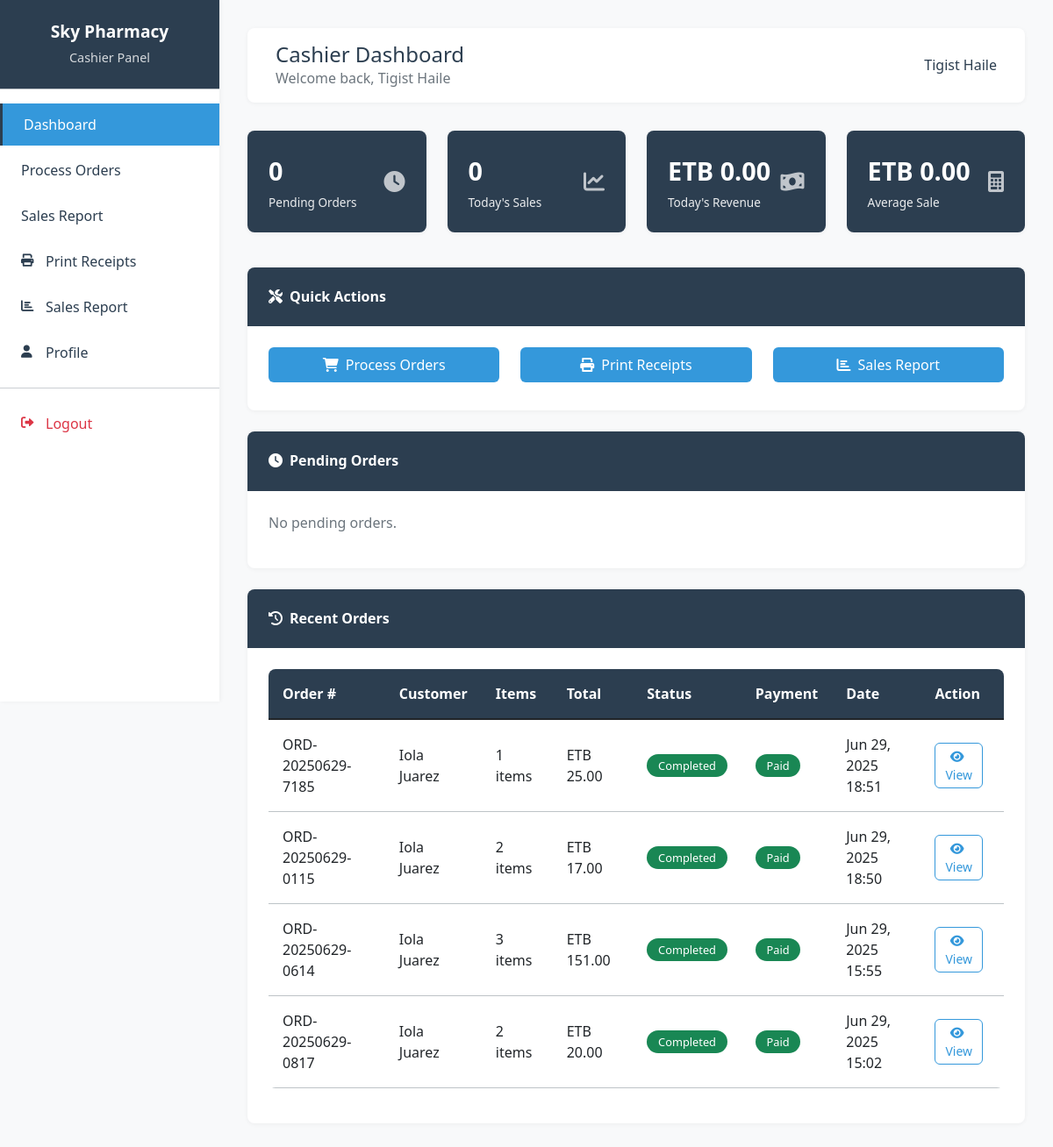
The page /cashier/dashboard.php (signed in) on the database its author committed.
### tables this page shows
CREATE TABLE `users` (
  `id` int(11) NOT NULL,
  `username` varchar(50) NOT NULL,
  `email` varchar(100) NOT NULL,
  `password_hash` varchar(255) NOT NULL,
  `full_name` varchar(100) NOT NULL,
  `role` enum('admin','pharmacist','cashier','customer') NOT NULL DEFAULT 'customer',
  `phone` varchar(20) DEFAULT NULL,
  `address` text DEFAULT NULL,
  `created_at` timestamp NOT NULL DEFAULT current_timestamp(),
  `updated_at` timestamp NOT NULL DEFAULT current_timestamp() ON UPDATE current_timestamp(),
  `is_active` tinyint(1) DEFAULT 1
);

CREATE TABLE `orders` (
  `id` int(11) NOT NULL,
  `customer_id` int(11) NOT NULL,
  `order_number` varchar(50) NOT NULL,
  `total_amount` decimal(10,2) NOT NULL,
  `status` enum('pending','confirmed','processing','ready','completed','cancelled') DEFAULT 'pending',
  `payment_status` enum('pending','paid','failed') DEFAULT 'pending',
  `payment_method` enum('cash','card','mobile_money') DEFAULT 'cash',
  `cashier_id` int(11) DEFAULT NULL,
  `created_at` timestamp NOT NULL DEFAULT current_timestamp(),
  `updated_at` timestamp NOT NULL DEFAULT current_timestamp() ON UPDATE current_timestamp()
);

### classes/Auth.php (called while the page is built, shortened)
<?php
require_once __DIR__ . '/../config/database.php';
class Auth {
    private $conn;
    public function __construct() {
        $database = new Database();
        $this->conn = $database->getConnection();
    }
    public function isLoggedIn() {
        return isset($_SESSION['logged_in']) && $_SESSION['logged_in'] === true;
    }
    public function getCurrentUser() {
        try {
            $query = "SELECT id, username, email, full_name, role, phone, address, is_active, created_at
                      FROM users WHERE id = :user_id";
            $stmt = $this->conn->prepare($query);
            $stmt->bindParam(':user_id', $_SESSION['user_id']);
            $stmt->execute();
            return $stmt->fetch(PDO::FETCH_ASSOC);
        } catch (PDOException $e) {
            return [
                'id' => $_SESSION['user_id'],
                'username' => $_SESSION['username'],
                'full_name' => $_SESSION['full_name'],
                'role' => $_SESSION['role']
            ];
        }
    }
}
?>

### config/database.php (called while the page is built, shortened)
<?php
class Database {
    private $host = 'localhost';
    private $db_name = 'sky_pharmacy';
    private $username = 'root';
    private $password = '';
    public function getConnection() {
        $this->conn = null;
        try {
            $this->conn = new PDO(
                "mysql:host=" . $this->host . ";dbname=" . $this->db_name,
                $this->username,
                $this->password
            );
            $this->conn->setAttribute(PDO::ATTR_ERRMODE, PDO::ERRMODE_EXCEPTION);
        } catch(PDOException $exception) {
            echo "Connection error: " . $exception->getMessage();
        }
        return $this->conn;
    }
}
?>

### classes/Order.php (called while the page is built, shortened)
<?php
require_once __DIR__ . '/../config/database.php';
class Order
{
    private $conn;
    public function __construct()
    {
        $database = new Database();
        $this->conn = $database->getConnection();
    }
    public function getAllOrders($status = null, $limit = 50, $offset = 0)
    {
        try {
            $where_conditions = [];
            $params = [];
            if ($status) {
                $where_conditions[] = "o.status = :status";
                $params[':status'] = $status;
            }
            $where_clause = !empty($where_conditions) ? 'WHERE ' . implode(' AND ', $where_conditions) : '';
            $query = "SELECT o.*, u.full_name as customer_name, u.phone as customer_phone,
                      COUNT(oi.id) as item_count
                      FROM orders o
                      JOIN users u ON o.customer_id = u.id
                      LEFT JOIN order_items oi ON o.id = oi.order_id
                      $where_clause
                      GROUP BY o.id
                      ORDER BY o.created_at DESC
                      LIMIT :limit OFFSET :offset";
            $stmt = $this->conn->prepare($query);
            $stmt->bindParam(':limit', $limit, PDO::PARAM_INT);
            $stmt->bindParam(':offset', $offset, PDO::PARAM_INT);
            foreach ($params as $key => $value) {
                $stmt->bindValue($key, $value);
            }
            $stmt->execute();
            return $stmt->fetchAll(PDO::FETCH_ASSOC);
        } catch (PDOException $e) {
            return ['error' => $e->getMessage()];
        }
    }
    public function getSalesReport($start_date = null, $end_date = null)
    {
        try {
            $where_conditions = [];
            $params = [];
            if ($start_date) {
                $where_conditions[] = "s.created_at >= :start_date";
                $params[':start_date'] = $start_date;
            }
            if ($end_date) {
                $where_conditions[] = "s.created_at <= :end_date";
                $params[':end_date'] = $end_date . ' 23:59:59';
            }
            $where_clause = !empty($where_conditions) ? 'WHERE ' . implode(' AND ', $where_conditions) : '';
            $query = "SELECT
                        COUNT(s.id) as total_sales,
                        SUM(s.final_amount) as total_revenue,
                        SUM(s.tax_amount) as total_tax,
                        SUM(s.discount_amount) as total_discount,
                        AVG(s.final_amount) as average_sale
                      FROM sales s
                      $where_clause";
            $stmt = $this->conn->prepare($query);
            foreach ($params as $key => $value) {
                $stmt->bindValue($key, $value);
            }
            $stmt->execute();
            return $stmt->fetch(PDO::FETCH_ASSOC);
        } catch (PDOException $e) {
            return ['error' => $e->getMessage()];
        }
    }
}

### cashier/dashboard.php (the view, shortened to what this page needs)
<?php
require_once '../classes/Auth.php';
require_once '../classes/Order.php';
$auth = new Auth();
$auth->requireRole('cashier');
$user = $auth->getCurrentUser();
$order = new Order();
$pending_orders = $order->getAllOrders('pending');
$today_sales = $order->getSalesReport(date('Y-m-d'), date('Y-m-d'));
$recent_orders = $order->getAllOrders(null, 10);
?>
<!DOCTYPE html>
<html lang="en">
<head>
    <link href="https://cdn.jsdelivr.net/npm/bootstrap@5.1.3/dist/css/bootstrap.min.css" rel="stylesheet">
    <link href="https://cdnjs.cloudflare.com/ajax/libs/font-awesome/6.0.0/css/all.min.css" rel="stylesheet">
    <link href="../assets/css/style.css" rel="stylesheet">
</head>
<body>
    <div class="sidebar">
        <div class="sidebar-header">
            <h4>Sky Pharmacy</h4>
            <p>Cashier Panel</p>
        </div>
        <nav class="sidebar-menu">
            <a href="dashboard.php" class="nav-link active">
                Dashboard
            </a>
            <a href="process_orders.php" class="nav-link">
                Process Orders
            </a>
            <a href="sales_report.php" class="nav-link">
                Sales Report
            </a>
            <a href="print_receipts.php" class="nav-link">
                <i class="fas fa-print"></i>Print Receipts
            </a>
            <a href="sales_report.php" class="nav-link">
                <i class="fas fa-chart-bar"></i>Sales Report
            </a>
            <a href="profile.php" class="nav-link">
                <i class="fas fa-user"></i>Profile
            </a>
            <hr class="my-3">
            <a href="../logout.php" class="nav-link text-danger">
                <i class="fas fa-sign-out-alt"></i>Logout
            </a>
        </nav>
    </div>
    <div class="main-content">
        <div class="top-nav">
            <div class="d-flex justify-content-between align-items-center">
                <div>
                    <h4 class="mb-0">Cashier Dashboard</h4>
                    <p class="mb-0 text-muted">Welcome back, <?php echo htmlspecialchars($user['full_name']); ?></p>
                </div>
                <div class="user-info">
                    <span class="user-name"><?php echo htmlspecialchars($user['full_name']); ?></span>
                </div>
            </div>
        </div>
        <div class="row mb-4">
            <div class="col-md-3">
                <div class="stat-card">
                    <div class="d-flex justify-content-between align-items-center">
                        <div>
                            <div class="stat-number"><?php echo count($pending_orders); ?></div>
                            <div class="stat-label">Pending Orders</div>
                        </div>
                        <i class="fas fa-clock stat-icon"></i>
                    </div>
                </div>
            </div>
            <div class="col-md-3">
                <div class="stat-card">
                    <div class="d-flex justify-content-between align-items-center">
                        <div>
                            <div class="stat-number"><?php echo $today_sales['total_sales'] ?? 0; ?></div>
                            <div class="stat-label">Today's Sales</div>
                        </div>
                        <i class="fas fa-chart-line stat-icon"></i>
                    </div>
                </div>
            </div>
            <div class="col-md-3">
                <div class="stat-card">
                    <div class="d-flex justify-content-between align-items-center">
                        <div>
                            <div class="stat-number">ETB <?php echo number_format($today_sales['total_revenue'] ?? 0, 2); ?></div>
                            <div class="stat-label">Today's Revenue</div>
                        </div>
                        <i class="fas fa-money-bill-wave stat-icon"></i>
                    </div>
                </div>
            </div>
            <div class="col-md-3">
                <div class="stat-card">
                    <div class="d-flex justify-content-between align-items-center">
                        <div>
                            <div class="stat-number">ETB <?php echo number_format($today_sales['average_sale'] ?? 0, 2); ?></div>
                            <div class="stat-label">Average Sale</div>
                        </div>
                        <i class="fas fa-calculator stat-icon"></i>
                    </div>
                </div>
            </div>
        </div>
        <div class="row mb-4">
            <div class="col-12">
                <div class="card">
                    <div class="card-header">
                        <h5 class="mb-0"><i class="fas fa-tools me-2"></i>Quick Actions</h5>
                    </div>
                    <div class="card-body">
                        <div class="row">
                            <div class="col-md-4 mb-2">
                                <a href="process_orders.php" class="btn btn-primary w-100">
                                    <i class="fas fa-shopping-cart me-2"></i>Process Orders
                                </a>
                            </div>
                            <div class="col-md-4 mb-2">
                                <a href="print_receipts.php" class="btn btn-primary w-100">
                                    <i class="fas fa-print me-2"></i>Print Receipts
                                </a>
                            </div>
                            <div class="col-md-4 mb-2">
                                <a href="sales_report.php" class="btn btn-primary w-100">
                                    <i class="fas fa-chart-bar me-2"></i>Sales Report
                                </a>
                            </div>
                        </div>
                    </div>
                </div>
            </div>
        </div>
        <div class="row mb-4">
            <div class="col-12">
                <div class="card">
                    <div class="card-header">
                        <h5 class="mb-0"><i class="fas fa-clock me-2"></i>Pending Orders</h5>
                    </div>
                    <div class="card-body">
                        <?php if (empty($pending_orders)): ?>
                            <p class="text-muted">No pending orders.</p>
                        <?php endif; ?>
                    </div>
                </div>
            </div>
        </div>
        <div class="row">
            <div class="col-12">
                <div class="card">
                    <div class="card-header">
                        <h5 class="mb-0"><i class="fas fa-history me-2"></i>Recent Orders</h5>
                    </div>
                    <div class="card-body">
                        <?php if (empty($recent_orders)): ?>
                            <p class="text-muted">No recent orders.</p>
                        <?php else: ?>
                            <div class="table-responsive">
                                <table class="table table-hover">
                                    <thead>
                                        <tr>
                                            <th>Order #</th>
                                            <th>Customer</th>
                                            <th>Items</th>
                                            <th>Total</th>
                                            <th>Status</th>
                                            <th>Payment</th>
                                            <th>Date</th>
                                            <th>Action</th>
                                        </tr>
                                    </thead>
                                    <tbody>
                                        <?php foreach ($recent_orders as $order_item): ?>
                                            <tr>
                                                <td><?php echo htmlspecialchars($order_item['order_number']); ?></td>
                                                <td><?php echo htmlspecialchars($order_item['customer_name']); ?></td>
                                                <td><?php echo $order_item['item_count']; ?> items</td>
                                                <td>ETB <?php echo number_format($order_item['total_amount'], 2); ?></td>
                                                <td>
                                                    <span class="status-badge badge bg-<?php
                                                                                        echo $order_item['status'] === 'pending' ? 'warning' : ($order_item['status'] === 'completed' ? 'success' : ($order_item['status'] === 'cancelled' ? 'danger' : 'info'));
                                                                                        ?>">
                                                        <?php echo ucfirst($order_item['status']); ?>
                                                    </span>
                                                </td>
                                                <td>
                                                    <span class="status-badge badge bg-<?php
                                                                                        echo $order_item['payment_status'] === 'paid' ? 'success' : ($order_item['payment_status'] === 'failed' ? 'danger' : 'warning');
                                                                                        ?>">
                                                        <?php echo ucfirst($order_item['payment_status']); ?>
                                                    </span>
                                                </td>
                                                <td><?php echo date('M d, Y H:i', strtotime($order_item['created_at'])); ?></td>
                                                <td>
                                                    <button class="btn btn-sm btn-outline-primary me-2"
                                                        onclick="window.location.href='process_orders.php?order_id=<?php echo $order_item['id']; ?>'">
                                                        <i class="fas fa-eye me-1"></i>View
                                                    </button>
                                                </td>
                                            </tr>
                                        <?php endforeach; ?>
                                    </tbody>
                                </table>
                            </div>
                        <?php endif; ?>
                    </div>
                </div>
            </div>
        </div>
    </div>
</body>
</html>

### rows shown on the page
users: full_name "Tigist Haile"
orders: order_number "ORD-20250629-7185", customer.full_name "Iola Juarez", item_count "1", total_amount "25.00", status "Completed", payment_status "Paid", created_at "Jun 29, 2025 18:51"
orders: order_number "ORD-20250629-0115", customer.full_name "Iola Juarez", item_count "2", total_amount "17.00", status "Completed", payment_status "Paid", created_at "Jun 29, 2025 18:50"
orders: order_number "ORD-20250629-0614", customer.full_name "Iola Juarez", item_count "3", total_amount "151.00", status "Completed", payment_status "Paid", created_at "Jun 29, 2025 15:55"
orders: order_number "ORD-20250629-0817", customer.full_name "Iola Juarez", item_count "2", total_amount "20.00", status "Completed", payment_status "Paid", created_at "Jun 29, 2025 15:02"

### other values the page prints
count($pending_orders) "0"
$today_sales['total_sales'] "0"
$today_sales['total_revenue'] "0.00"
$today_sales['average_sale'] "0.00"
